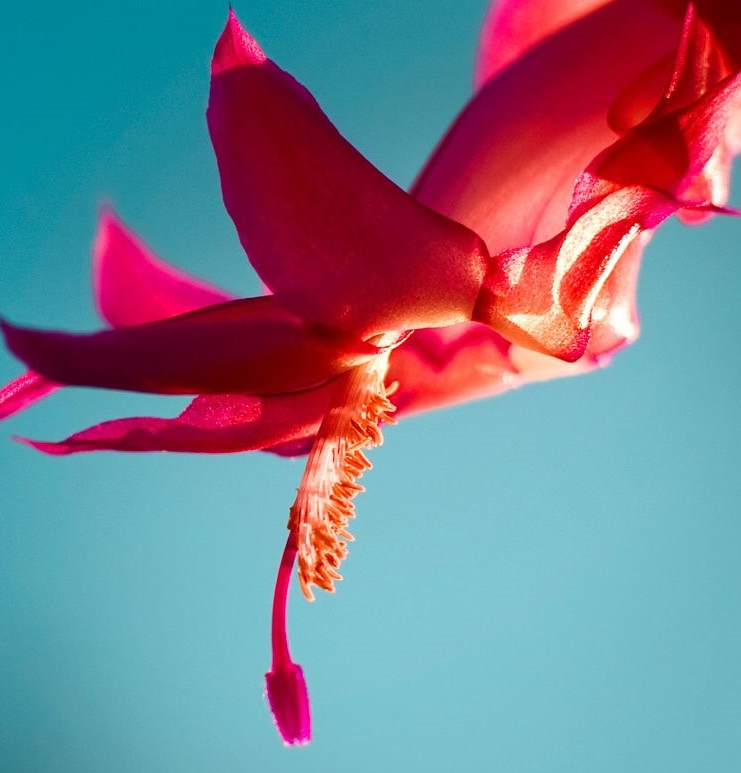
#> input picture Goruntu isleme/ekran.PNG, 741 x 773 px, found by its file name
$ python deneme.py
#> lines starting #> are read from the running program, lines starting #| are printed output that depends on the picture; after the words box and inside, x2 and y2 are one past the last pixel; in counts of white or black regions, pixels touching at a corner belong together
import numpy as np
import matplotlib.pyplot as plt
import cv2

resim=cv2.cvtColor(cv2.imread("ekran.png"), cv2.COLOR_BGR2GRAY)
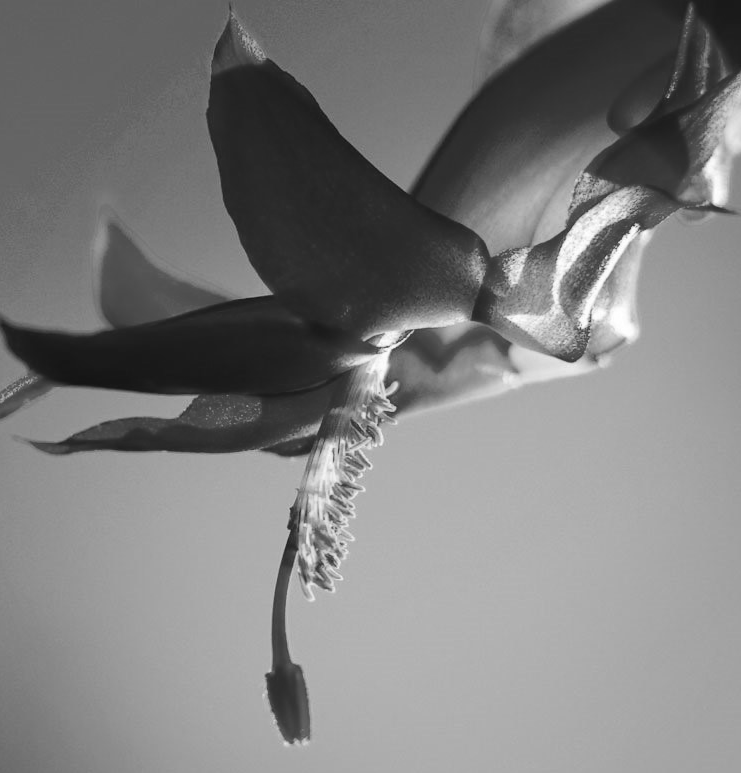
#> resim: shape (773, 741); min 20, max 255, mean 126.3
cv2.imshow("resim", resim)

hist=cv2.calcHist([resim],[0], None, [256], [0,255])
#> hist = 256 values, max 17506 at index 177, min 0 at index 0, mean 2237.4
plt.plot(hist)
plt.show()
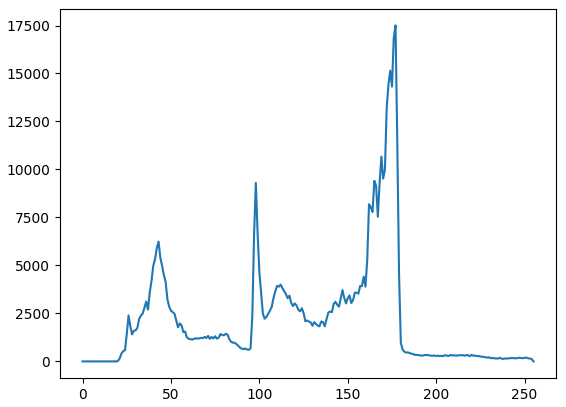
#> figure drawn by matplotlib, 1 panel; curve peaks at x = 177, y = 17506

esik=127 #eşik değerini histograma bakarak belirle. 127 den küçükleri siyah, büyükleri beyaz yapar.
ret,thresh=cv2.threshold(resim, esik, 255, cv2.THRESH_BINARY)
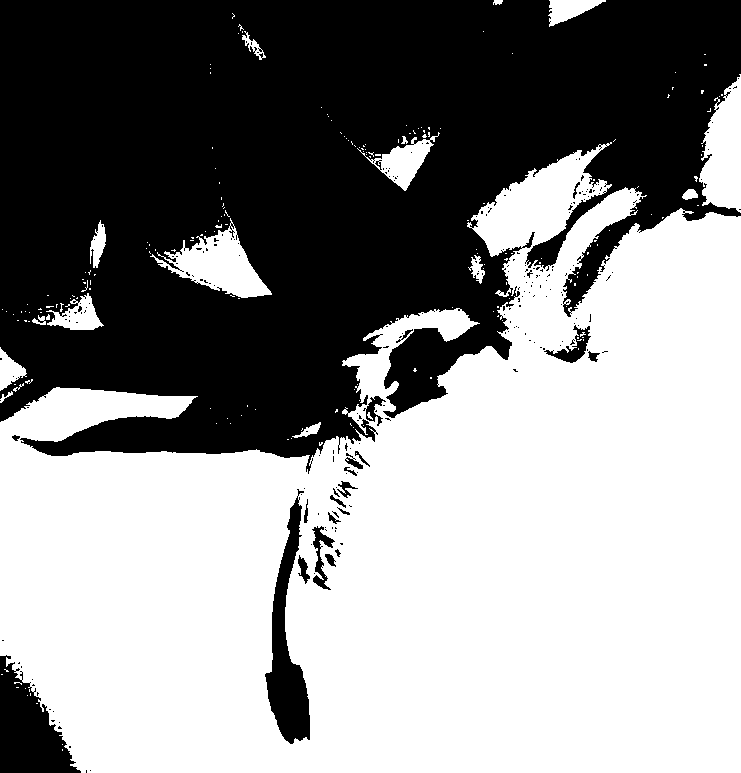
#> thresh: shape (773, 741); 55.5% white; 229 black regions (208 under 20 px), largest, box (x1, y1, x2, y2) and area: (0, 0, 741, 474) 242105, (0, 655, 81, 773) 5293, (265, 489, 310, 744) 4776
#> ret = 127
print(ret)
#| 127.0

cv2.imshow("sonuc", thresh)
cv2.waitKey()

$ run again, with Goruntu isleme/moonlanding.png copied over Goruntu isleme/ekran.PNG
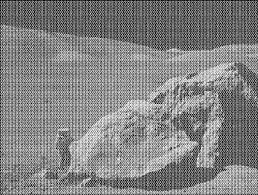
#> input picture Goruntu isleme/moonlanding.png, 258 x 195 px, found by its file name
#> hist = 256 values, max 461 at index 127, min 0 at index 255, mean 196.4
#> `plt.show()`:
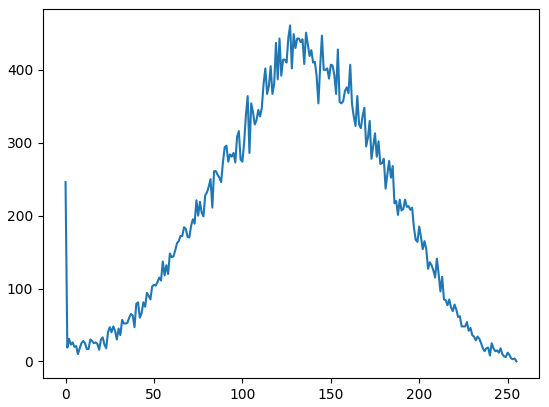
#> figure drawn by matplotlib, 1 panel; curve peaks at x = 127, y = 461
#> `ret,thresh=cv2.threshold(resim, esik, 255, cv2.THRESH_BINARY)`:
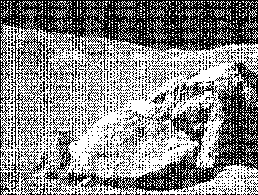
#> thresh: shape (195, 258); 54.2% white; black in thin lines or dots
#> ret = 127
#| 127.0
